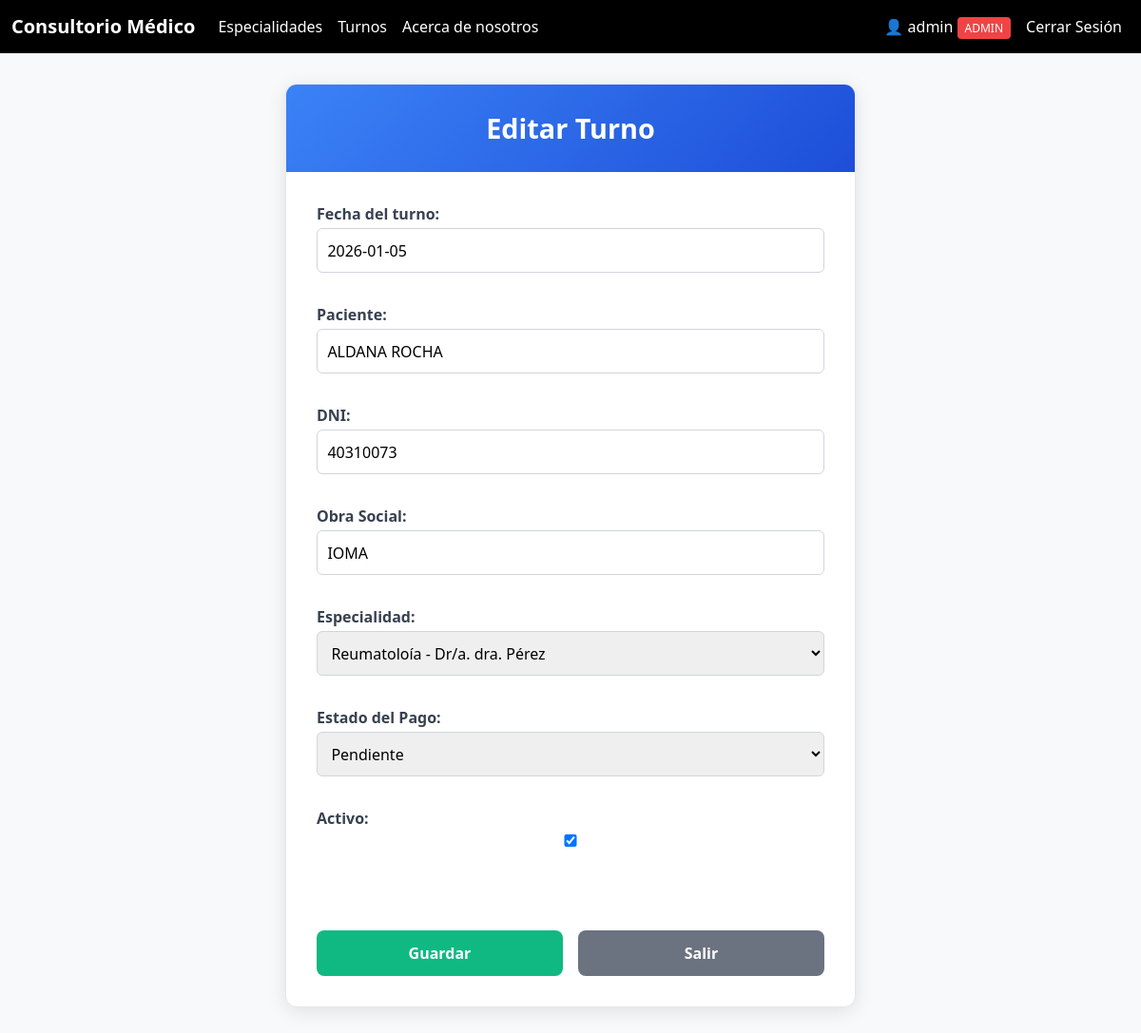
The page /turno/19/editar/ (signed in) on the database its author committed.
### Turnos/models.py (models this page shows, shortened)
class Turno(models.Model):
    ESTADO_PAGO_CHOICES = [
        ('pendiente', 'Pendiente'),
        ('aprobado', 'Aprobado'),
        ('rechazado', 'Rechazado'),
        ('cancelado', 'Cancelado'),
    ]
    TIPO_PAGO_CHOICES = [
        ('completo', 'Pago Completo'),
        ('senia', 'Seña'),
    ]
    fecha = models.DateField(verbose_name="Fecha del turno")
    dni = models.IntegerField(verbose_name="DNI")
    obrasocial = models.CharField(max_length=100, null=True, blank=True, verbose_name="Obra Social")
    paciente = models.CharField(max_length=200, verbose_name="Paciente")
    email = models.EmailField(null=True, blank=True, verbose_name="Email")
    especialidad = models.ForeignKey(Especialidad, on_delete=models.CASCADE, related_name='turnos')
    usuario = models.ForeignKey(User, on_delete=models.SET_NULL, null=True, blank=True, related_name='turnos')
    pago_total = models.BooleanField(default=False, verbose_name="Pago Total")
    pago_senia = models.BooleanField(default=False, verbose_name="Pago Seña")
    monto_pagado = models.DecimalField(max_digits=10, decimal_places=2, null=True, blank=True, verbose_name="Monto Pagado")
    estado_pago = models.CharField(max_length=20, choices=ESTADO_PAGO_CHOICES, default='pendiente', verbose_name="Estado del Pago")
    preference_id = models.CharField(max_length=100, blank=True, null=True)
    payment_id = models.CharField(max_length=100, blank=True, null=True)
    fecha_creacion = models.DateTimeField(auto_now_add=True)
    fecha_actualizacion = models.DateTimeField(auto_now=True)
    activo = models.BooleanField(default=True, verbose_name="Activo")
    class Meta:
        verbose_name = 'Turno'
        verbose_name_plural = 'Turnos'
        ordering = ['-fecha', '-fecha_creacion']  # Más recientes primero
        permissions = [
            ("puede_ver_todos_turnos", "Puede ver todos los turnos"),
            ("puede_gestionar_turnos", "Puede gestionar turnos"),
        ]

### Turnos/views.py (the view)
# urls.py: path('<int:pk>/editar/', EditarTurno.as_view(), name='editar_turno'),
class EditarTurno(LoginRequiredMixin, EsAdminMixin, UpdateView):
    model = Turno
    template_name = 'editar_turno.html'
    fields = ['fecha', 'paciente', 'dni', 'obrasocial', 'especialidad', 'estado_pago', 'activo']
    success_url = reverse_lazy('lista_turnos')

### Especialidad/models.py (called while the page is built)
    def __str__(self):
        return f'{self.tipo} - Dr/a. {self.doctor}'

### Turnos/views.py (called while the page is built)
    def test_func(self):
        return self.request.user.is_superuser or self.request.user.is_staff

### Turnos/templates/editar_turno.html (shortened to what this page needs)
{% extends 'base.html' %}
{% block content %}
<div class="turno-form-container">
    <div class="turno-form-header">
        <h3>Editar Turno</h3>
    </div>
    <div class="turno-form-body">
        <form method="POST">
            {{ form.as_p }}
    </div>
    <div class="turno-form-actions">
        <button type="submit" class="btn-guardar">Guardar</button>
        <a href="/turno/" class="btn-salir">Salir</a>
    </div>
</div>
{% endblock %}

### templates/base.html (shortened to what this page needs)
{% load static %}
<!DOCTYPE html>
<html lang="es">
<head>
    <link href="https://cdn.jsdelivr.net/npm/bootstrap@5.3.8/dist/css/bootstrap.min.css" rel="stylesheet">
</head>
<body class="bg-light">
<nav class="navbar navbar-expand-lg" style="background-color: #000;">
    <div class="container-fluid">
        <a class="navbar-brand text-white fw-bold" href="/">Consultorio Médico</a>
        <div class="collapse navbar-collapse" id="navbarNav">
            <ul class="navbar-nav">
                <li class="nav-item">
                    <a class="nav-link text-white {% if request.path == '/esp/' %}fw-bold{% endif %}"
                       href="/esp">Especialidades</a>
                </li>
                <li class="nav-item">
                    <a class="nav-link text-white {% if request.path == '/turno/' %}fw-bold{% endif %}"
                       href="/turno">Turnos</a>
                </li>
                <li class="nav-item">
                    <a class="nav-link text-white" href="/aboutus">Acerca de nosotros</a>
                </li>
            </ul>
            <ul class="navbar-nav ms-auto">
                {% if user.is_authenticated %}
                    <li class="nav-item">
                        <span class="nav-link text-white">
                            👤 {{ user.username }}
                            {% if user.is_superuser or user.is_staff %}
                                <span style="background-color: #ef4444; padding: 0.2rem 0.5rem; border-radius: 4px; font-size: 0.75rem;">ADMIN</span>
                            {% endif %}
                        </span>
                    </li>
                    <li class="nav-item">
                        <a class="nav-link text-white" href="{% url 'logout' %}">Cerrar Sesión</a>
                    </li>
                {% endif %}
            </ul>
        </div>
    </div>
</nav>
<div class="container my-4">
    {% block content %}{% endblock %}
</div>
</body>
</html>

### Turnos/templates/editar_turno.html (style rules this page uses)
.turno-form-container { max-width: 600px; margin: 2rem auto; background: white; border-radius: 12px; padding: 0; overflow: hidden; box-shadow: 0 4px 20px rgba(0,0,0,0.1); border: 1px solid #e5e7eb; }
.turno-form-header { background: linear-gradient(135deg, #3b82f6 0%, #1d4ed8 100%); color: white; padding: 1.8rem; text-align: center; }
.turno-form-header h3 { margin: 0; font-size: 1.8rem; font-weight: 600; }
.turno-form-body { padding: 2rem; }
.turno-form-body label { font-weight: 600; color: #374151; }
.turno-form-body input, .turno-form-body select { width: 100%; padding: .65rem; margin-top: .2rem; margin-bottom: 1rem; border-radius: 6px; border: 1px solid #d1d5db; transition: border-color 0.3s ease; }
.turno-form-actions { display: flex; justify-content: space-between; padding: 1.5rem 2rem 2rem; gap: 1rem; }
.btn-guardar { flex: 1; background-color: #10b981; border: none; padding: 0.75rem; border-radius: 8px; color: white; font-weight: 600; transition: all .3s ease; cursor: pointer; }
.btn-salir { flex: 1; background-color: #6b7280; border: none; padding: 0.75rem; border-radius: 8px; color: white; font-weight: 600; text-align: center; text-decoration: none; transition: all .3s ease; }

### rows shown on the page
Turno: fecha "2026-01-05", paciente "ALDANA ROCHA", dni "40310073", obrasocial "IOMA", especialidad "Reumatoloía - Dr/a. dra. Pérez", estado_pago "Pendiente", activo "☑"

### other values the page prints
{{ user.username }} "admin"
